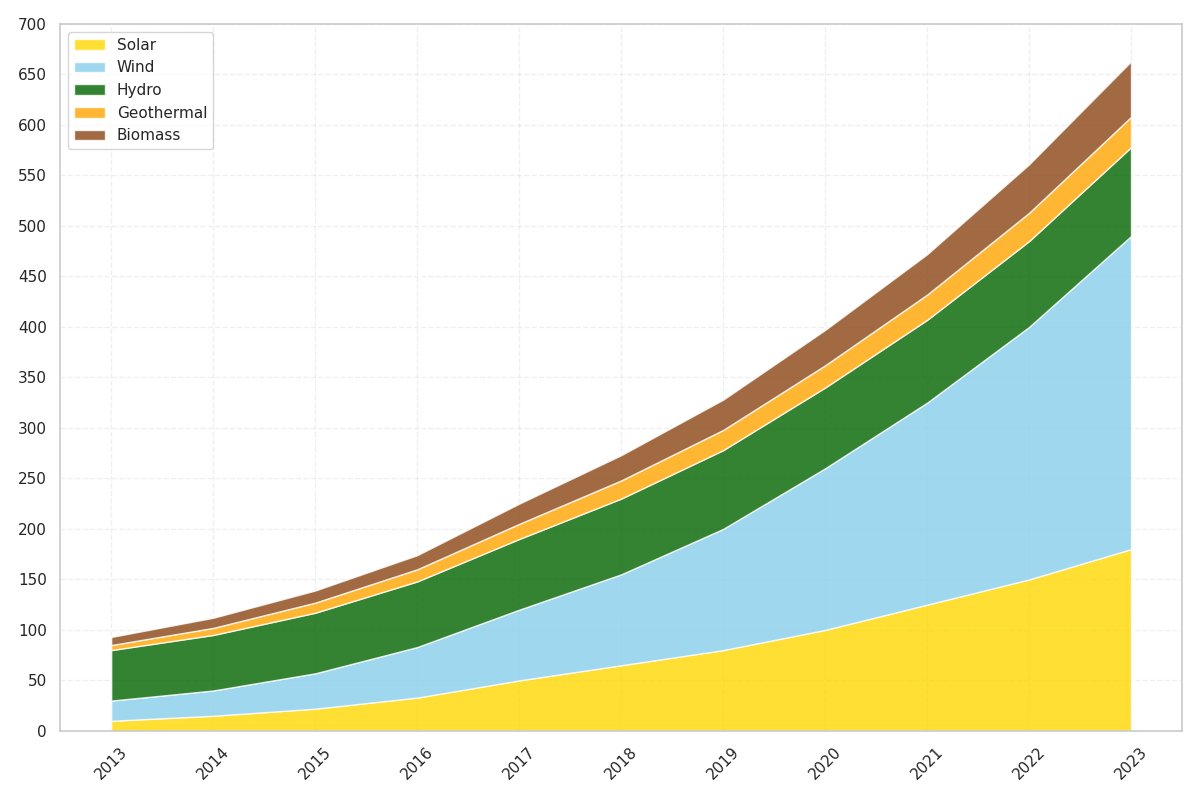

Generate this figure with Python:
import matplotlib.pyplot as plt
import numpy as np

years = np.arange(2013, 2024)

# Existing energy data
solar_energy = np.array([10, 15, 22, 33, 50, 65, 80, 100, 125, 150, 180])
wind_energy = np.array([20, 25, 35, 50, 70, 90, 120, 160, 200, 250, 310])
hydro_energy = np.array([50, 55, 60, 65, 70, 75, 78, 80, 82, 85, 88])

# Additional made-up data series
geothermal_energy = np.array([5, 7, 10, 12, 15, 18, 20, 22, 25, 28, 30])
biomass_energy = np.array([8, 10, 12, 14, 20, 25, 30, 35, 40, 48, 55])

energy_data = np.vstack([solar_energy, wind_energy, hydro_energy, geothermal_energy, biomass_energy])

plt.figure(figsize=(12, 8))
plt.stackplot(years, energy_data, labels=['Solar', 'Wind', 'Hydro', 'Geothermal', 'Biomass'], 
              colors=['#FFD700', '#87CEEB', '#006400', '#FFA500', '#8B4513'], alpha=0.8)

plt.xticks(years, rotation=45)
plt.yticks(np.arange(0, 701, 50))
plt.grid(alpha=0.3, linestyle='--')

# Adding a legend to distinguish between energy sources
plt.legend(loc='upper left')

plt.tight_layout()
plt.show()
